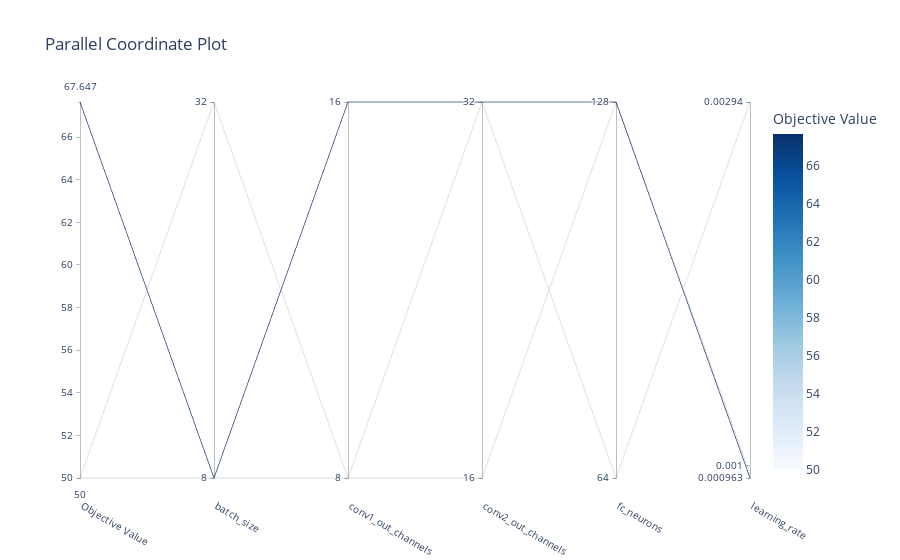

The notebook cell this image was saved under:
### Code cell
fig3 = plot_parallel_coordinate(study)
fig3.show()

### Figure 1 — Plotly figure (JSON) as saved in the notebook; plotly's stock layout.template omitted (floating-point values rounded to 4 significant figures)
{"data": [{"dimensions": [{"label": "Objective Value", "range": [50, 67.65], "values": [50, 67.65, 50]}, {"label": "batch_size", "range": [0, 1], "ticktext": ["8", "32"], "tickvals": [0, 1], "values": [0, 0, 1]}, {"label": "conv1_out_channels", "range": [0, 1], "ticktext": ["8", "16"], "tickvals": [0, 1], "values": [0, 1, 0]}, {"label": "conv2_out_channels", "range": [0, 1], "ticktext": ["16", "32"], "tickvals": [0, 1], "values": [0, 1, 1]}, {"label": "fc_neurons", "range": [0, 1], "ticktext": ["64", "128"], "tickvals": [0, 1], "values": [1, 1, 0]}, {"label": "learning_rate", "range": [-3.016, -2.531], "ticktext": ["0.000963", "0.001", "0.00294"], "tickvals": [-3.016, -3, -2.531], "values": [-3.01, -3.016, -2.531]}], "labelangle": 30, "labelside": "bottom", "line": {"color": [50, 67.65, 50], "colorbar": {"title": {"text": "Objective Value"}}, "colorscale": [[0, "rgb(247,251,255)"], [0.125, "rgb(222,235,247)"], [0.25, "rgb(198,219,239)"], [0.375, "rgb(158,202,225)"], [0.5, "rgb(107,174,214)"], [0.625, "rgb(66,146,198)"], [0.75, "rgb(33,113,181)"], [0.875, "rgb(8,81,156)"], [1, "rgb(8,48,107)"]], "reversescale": false, "showscale": true}, "type": "parcoords"}], "layout": {"title": {"text": "Parallel Coordinate Plot"}}}
